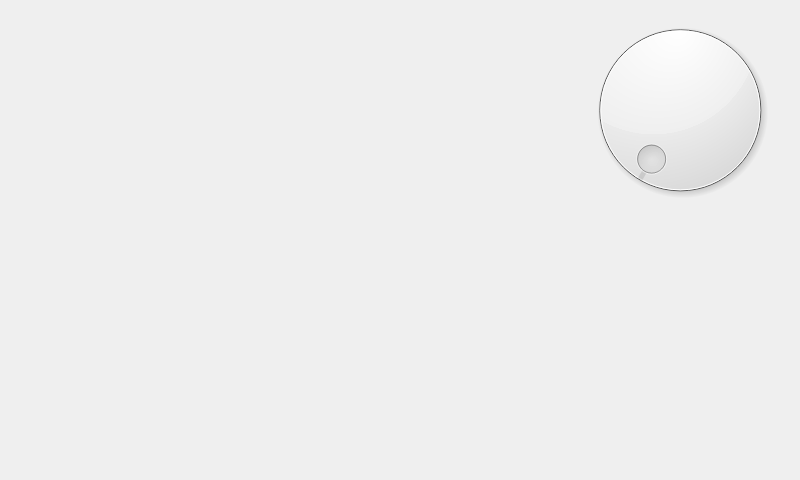
<?xml version="1.0" encoding="UTF-8"?>
<ui version="4.0">
 <class>Widget</class>
 <widget class="QWidget" name="Widget">
  <property name="geometry">
   <rect>
    <x>0</x>
    <y>0</y>
    <width>800</width>
    <height>480</height>
   </rect>
  </property>
  <property name="windowTitle">
   <string>Widget</string>
  </property>
  <widget class="QDial" name="volume">
   <property name="geometry">
    <rect>
     <x>580</x>
     <y>10</y>
     <width>200</width>
     <height>200</height>
    </rect>
   </property>
   <property name="pageStep">
    <number>7</number>
   </property>
   <property name="wrapping">
    <bool>false</bool>
   </property>
   <property name="notchesVisible">
    <bool>false</bool>
   </property>
  </widget>
 </widget>
 <layoutdefault spacing="6" margin="11"/>
 <resources/>
 <connections/>
</ui>
